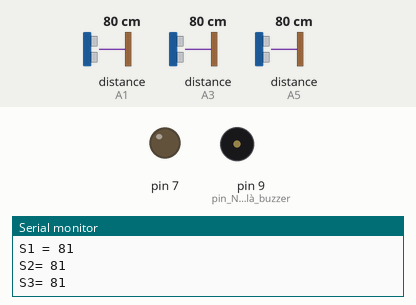
Recording of a sketch running on a simulated Arduino Uno, built with avr-gcc and run on an emulated ATmega328P. On the bench: output pins drawn as LEDs (lit = HIGH), buzzer (waves = sounding), the last lines printed to the serial monitor. Inputs (shaded band) come from the test bench; at power-on: distance to the obstacle (sensors on A1, A3, A5) 80 cm. The echo pulse lasts 58.3 µs per cm.

Above: at 1.2 s.
1.3 s: distance to the obstacle (sensor on A1) set to 11 cm
2.8 s: distance to the obstacle (sensor on A1) set to 8 cm
At 5.2 s:
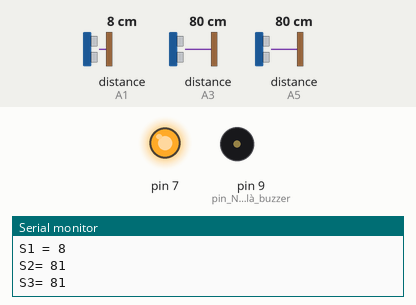
Timing chart, 0 to 11.8 s (numbered marks = the images above; inputs shaded):
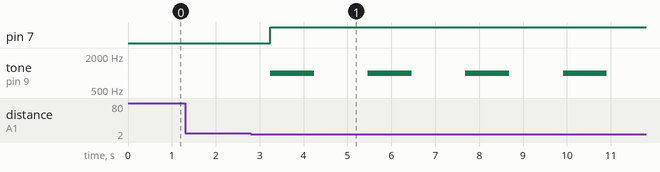

The sketch:

HC_SR04_2_.ino
```cpp
//#include <NewPing.h>
//
//#define trigPin1 A0
//#define echoPin1 A1
//#define trigPin2 A2
//#define echoPin2 A3
//
//long duration, distance, FIRSTSensor, SECONDSensor, THIRDSensor;
//
//void SonarSensor(int trigPin, int echoPin)
//{
//  NewPing sonar (trigPin, echoPin,20);
//  digitalWrite(trigPin, LOW);
//  delayMicroseconds(2);
//  digitalWrite(trigPin, HIGH);
//  delayMicroseconds(10);
//  digitalWrite(trigPin, LOW);
//  duration = pulseIn(echoPin, HIGH);
//  distance = sonar.ping_cm();
//}
//void setup() {
//  // put your setup code here, to run once:
//  pinMode(trigPin1, OUTPUT);
//  pinMode(echoPin1, INPUT);
//  pinMode(trigPin2, OUTPUT);
//  pinMode(echoPin2, INPUT);
//  pinMode(7, OUTPUT);
//}
//
//void loop() {
//  // put your main code here, to run repeatedly:
//  SonarSensor(trigPin1, echoPin1);
//  FIRSTSensor = distance;
//  SonarSensor(trigPin2, echoPin2);
//  SECONDSensor = distance;
//
//  Serial.print("S1:"); Serial.println(FIRSTSensor); delayMicroseconds(10);
//  Serial.print("S2:"); Serial.println(SECONDSensor); delayMicroseconds(10);
//}


#include <NewPing.h>
NewPing sonar1(A0,A1,600);
NewPing sonar2(A2,A3,600);
NewPing sonar3(A4,A5,600);
void setup() {
  Serial.begin(9600);
  delay(50);
  pinMode(7, OUTPUT);
  pinMode(9, OUTPUT);//pin Nut 9 là buzzer
}
void loop() {
  int d1 = sonar1.ping_cm();
  int d2 = sonar2.ping_cm();
  int d3 = sonar3.ping_cm();
  Serial.print("S1 = ");
  Serial.println(sonar1.ping_cm());
  Serial.print("S2= ");
  Serial.println(sonar2.ping_cm());
  Serial.print("S3= ");
  Serial.println(sonar3.ping_cm());
  delay(200);

  if(d1 <10 & d1 > 0 || d2 < 10 & d2> 0 || d3 < 10 & d3 > 0) {
    digitalWrite(7, HIGH);

    /*buzzer*/
    tone(9, 1000);      // Send 1KHz sound signal...
    delay(1000);        // ...for 1 sec
    noTone(9);          // Stop sound...
    delay(1000);        // ...for 1sec
  } else digitalWrite(7, LOW);
}
```

Measured:
- the behaviour switches between 10 and 9 cm on distance to the obstacle (sensor on A1) (found by bisection; images 0 and 1)
- after the input at 2.8 s, pin 7: LOW → HIGH after 0.44 s; tone on pin 9 (pin_Nut_9_là_buzzer): alternates 1000 Hz for 1.0 s and silent for 1.2 s, starting after 0.44 s
